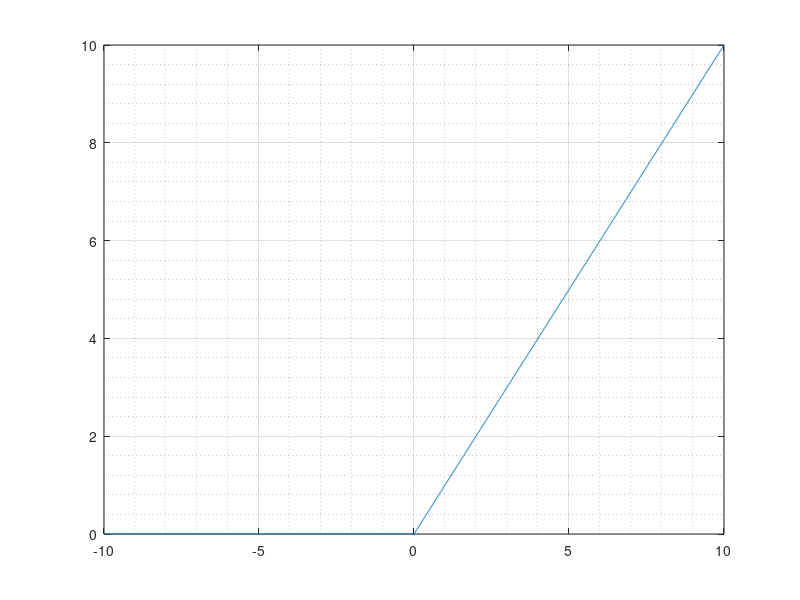
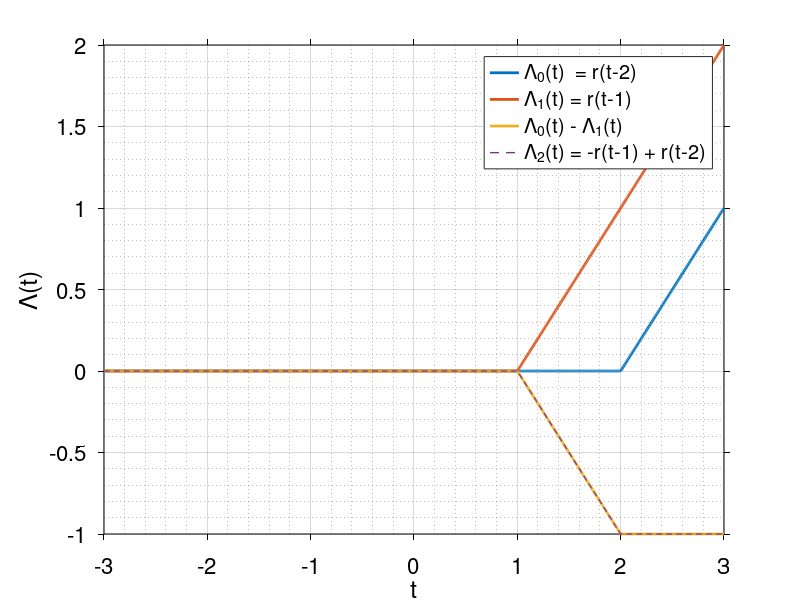

Write MATLAB code to recreate these figures, in order. (Note: this script raises an error after producing the figures.)
% Define the ramp function

clc;
clear;
r = @(t) max(0, t);
u = @(t) heaviside(t);

t = -10:0.01:10;
x =r(t);
plot(t,x);
grid on;
grid minor;

%%
% Define the piecewise function Lambda(t)
Lambda_0 = @(t) r(t-2);
Lambda_1 = @(t) r(t-1);
Lambda_2 = @(t) -r(t-1) + r(t-2);

% Define the time vector
t = linspace(-3, 3, 1000);
% Evaluate Lambda(t) over the time vector
Lambda_t0 = arrayfun(Lambda_0, t);
% Plot the function
figure;
plot(t, Lambda_t0, 'LineWidth', 2, 'DisplayName','\Lambda_0(t)  = r(t-2)');
hold on;

% Evaluate Lambda(t) over the time vector
Lambda_t1 = arrayfun(Lambda_1, t);
% Evaluate Lambda(t) over the time vector
Lambda_t2 = arrayfun(Lambda_2, t);

% Plot the function
plot(t, Lambda_t1, 'LineWidth', 2, 'DisplayName','\Lambda_1(t) = r(t-1)');
plot(t, Lambda_t0 - Lambda_t1, 'LineWidth', 2, 'LineStyle', '-', 'DisplayName','\Lambda_0(t) - \Lambda_1(t)');
plot(t, Lambda_t2, 'LineWidth', 1, 'LineStyle', '--',  'DisplayName','\Lambda_2(t) = -r(t-1) + r(t-2)');
xlabel('t');
ylabel('\Lambda(t)');
title('');
legend;
grid on;
grid minor;
set(gca, 'XColor', [0, 0, 0], 'YColor', [0, 0, 0], 'TickDir', 'out');
xaxis = get(gca, 'XAxis');
xaxis.TickLabelInterpreter = 'latex';
yaxis = get(gca, 'YAxis');
yaxis.TickLabelInterpreter = 'latex';
set(gca, 'FontSize', 16);


%%
% Define the ramp function
r = @(t) max(0, t);

% Define the piecewise function Lambda(t)
Lambda = @(t) r(t) - r(t-1) ;

% Define the time vector
t = linspace(-6, 7, 1000);

% Evaluate Lambda(t) over the time vector
Lambda_t = arrayfun(Lambda, t);

% Plot the function
fig = figure;
fig.Position(3:4) = [800, 600]; % width=800, height=600
plot(t, Lambda_t, 'LineWidth', 6, 'DisplayName','r(t) - r(t-1)');
xlabel('t');
ylabel('\Lambda(t)');
hold on;
% Define the piecewise function Lambda(t)
Lambda = @(t) r(t-2) - r(t-1) ;

% Define the time vector
t = linspace(-6, 7, 1000);

% Evaluate Lambda(t) over the time vector
Lambda_t = arrayfun(Lambda, t);

plot(t, Lambda_t, 'LineWidth', 2, 'DisplayName','r(t-2) - r(t-1)');
grid on;
%title('\Lambda(t) = r(t-2) - r(t-1)');
legend;
grid on;
grid minor;
set(gca, 'XColor', [0, 0, 0], 'YColor', [0, 0, 0], 'TickDir', 'out');
xaxis = get(gca, 'XAxis');
xaxis.TickLabelInterpreter = 'latex';
yaxis = get(gca, 'YAxis');
yaxis.TickLabelInterpreter = 'latex';
set(gca, 'FontSize', 16);
ylim([-2,2])
xlim([-3,3])
exportgraphics(fig, sprintf('figures/Ch03_lambda_1_2.png'));
